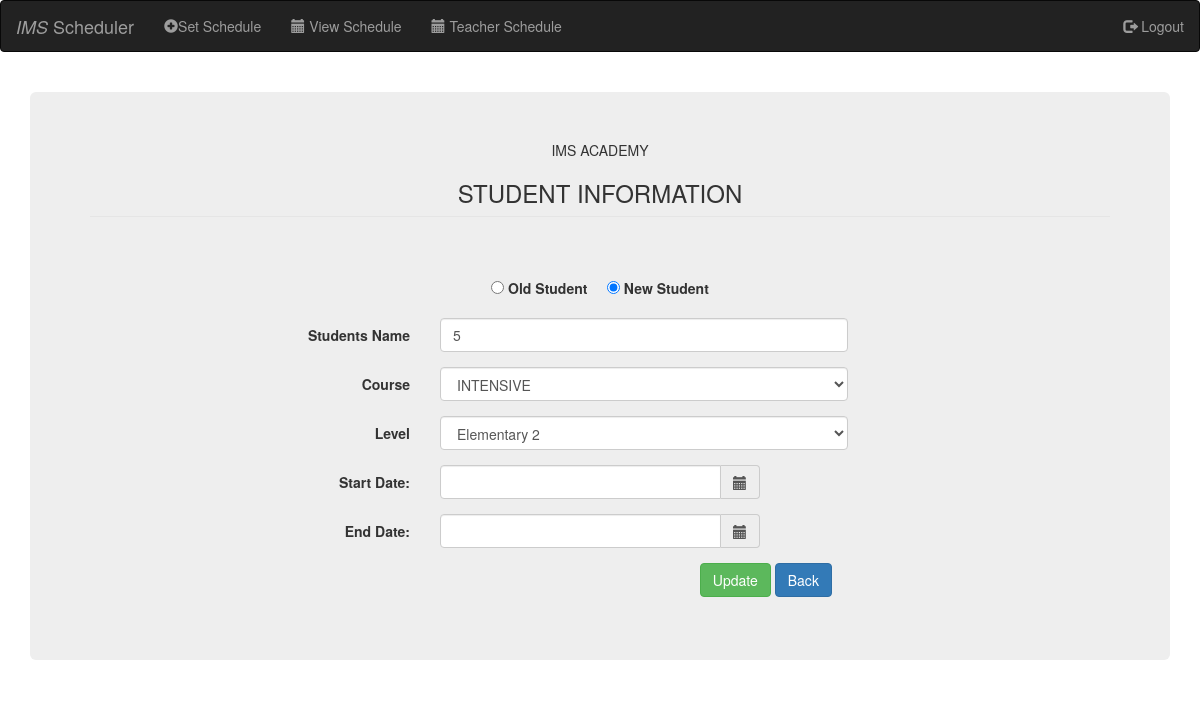
The app's page /edit.php?id=161 with its own data.
### tables this page shows
CREATE TABLE `student` (
  `student_id` int(11) NOT NULL,
  `student_name` varchar(250) NOT NULL,
  `course_id` int(11) NOT NULL,
  `level_id` int(11) NOT NULL,
  `student_status` enum('NEW STUDENT','OLD STUDENT','NO STATUS') NOT NULL,
  `start_date` date DEFAULT NULL,
  `end_date` date DEFAULT NULL
);

### edit.php (the view, shortened to what this page needs)
<?php
require 'databaasee.php';
include_once("header.php");
include_once("navbar.php");
?>
<?php
if (isset($_GET['id'])) {
	$student_id = $_GET['id'];
	$query = "SELECT * FROM student s
						INNER JOIN course c ON s.course_id = c.course_id
						INNER JOIN level l ON l.level_id = s.level_id
						WHERE
						s.student_id=$student_id";
	$result = mysqli_query($connect, $query);
	while ($row = mysqli_fetch_assoc($result)) {
		$student_name = $row['student_name'];
		$get_student_status = $row['student_status'];
		$get_student_course = $row['course_id'];
		$get_student_level = $row['level_id'];
	}
}
$findAllCourses = "SELECT * FROM `course`";
$findAllCoursesResult = mysqli_query($connect, $findAllCourses);
$findAllLevel = "SELECT * FROM `level`";
$findAllLevelResult = mysqli_query($connect, $findAllLevel);
?>
<html>
<head>
</head>
<body>
	<br>
<div class="container container-fluid">
	<div class="form-group" align="center" >
		<div class="jumbotron">
					IMS ACADEMY
			<form align="center" class="form-horizontal" method="post" action="add.cor.php">
				<fieldset>
							<legend><h3> STUDENT INFORMATION </h3>  </legend> <br> <br>
							<div class="form-group">
								<input type="radio" id="student_status" name="student_status" value="OLD STUDENT" <?php
									if ("OLD STUDENT" === $get_student_status) {
										echo "checked";
									}
									?> />
								<label for="student_status">Old Student</label> &nbsp; &nbsp;
								<input type="radio" id="student_status" name="student_status" value="NEW STUDENT" <?php
									if ("NEW STUDENT" === $get_student_status) {
										echo "checked";
									}
									?> />
								<label for="student_status">New Student</label>
							</div>
							<div class="form-group">
								<label class="col-md-4 control-label" for="student_name">Students Name </label>
								<div class="col-md-5">
									<input id="student_name" name="student_name" type="text" placeholder="Name here" value="<?php echo htmlspecialchars($student_name); ?>" class="form-control input-md" required=""/>
								</div>
							</div>
								<div class="form-group">
									<label class="col-md-4 control-label" for="student_course"> Course </label>
									<div class="col-md-5">
										<select id="student_course" name="student_course" class="form-control">
											<?php while ($row1 = mysqli_fetch_assoc($findAllCoursesResult)) :; ?>
												<option id="<?php echo $row1["course_id"]; ?>" value="<?php echo $row1["course_id"]; ?>" <?php
													if ($row1["course_id"] == $get_student_course) {
														echo "selected";
													}
													?>>
													<?php echo $row1["course_name"]; ?></option>
											<?php endwhile; ?>
										</select>
									</div>
								</div>
							<div class="form-group">
								<label class="col-md-4 control-label" for="student_level"> Level </label>
									<div class="col-md-5">
										<select id="student_level" name="student_level" class="form-control">
										<?php while ($row1 = mysqli_fetch_assoc($findAllLevelResult)) :; ?>
										<option id="<?php echo $row1["level_id"]; ?>" value="<?php echo $row1["level_id"]; ?>" <?php
											if ($row1["level_id"] == $get_student_level) {
													echo "selected";
													}
													?>>
										<?php echo $row1["level_name"]; ?></option>
										<?php endwhile; ?>
										</select>
									</div>
							</div>
							<div class="form-group" style="z-index: auto;">
								<label class="col-md-4 control-label" for="startDatePicker"> Start Date: </label>
								<div class="col-md-4">
									<div>
										<div class='input-group date'>
											<input id="startDatePicker" name="startDatePicker" type='text' class="form-control" required/>
											<span class="input-group-addon">
												<span class="glyphicon glyphicon-calendar"></span>
											</span>
										</div>
									</div>
								</div>
							</div>
							<div class="form-group">
								<label class="col-md-4 control-label" for="endDatePicker"> End Date: </label>
								<div class="col-md-4">
									<div>
										<div class='input-group date'>
											<input id="endDatePicker" name="endDatePicker" type="text" class="form-control" required/>
											<span class="input-group-addon">
												<span class="glyphicon glyphicon-calendar"></span>
											</span>
										</div>
									</div>
								</div>
							</div>
							<div class="form-group" align="right">
								<label class="col-md-4 control-label" for="update"></label>
								<div class="col-md-5">
									<button type="submit" name="update" id="update" class="btn btn-success"> Update </button>
									<a href="schedulelist.php" class="btn btn-primary"> Back </a> &nbsp; &nbsp;
								</div>
							</div>
				</fieldset>
			</form>
		</div>
	</div>
</div>
<?php
include_once("footer.php");
include_once("navbar.php");
?>

### edit.php (style rules this page uses)
body { background-color: white; }

### records on screen
student: student_status "☐ Old Student", student_status "☑", student_name "5"

### other values on screen
form field student_course "INTENSIVE"
form field student_level "Elementary 2"
